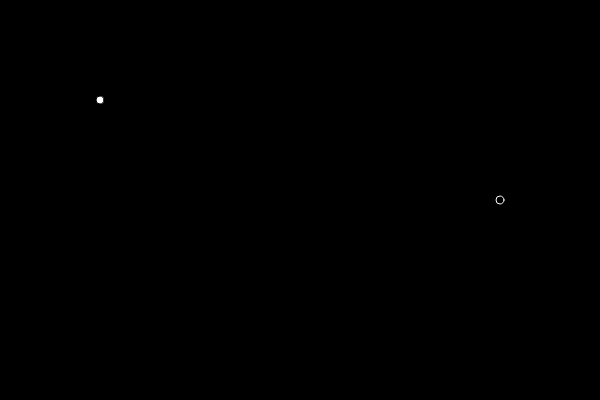
Frame 1 (no input)
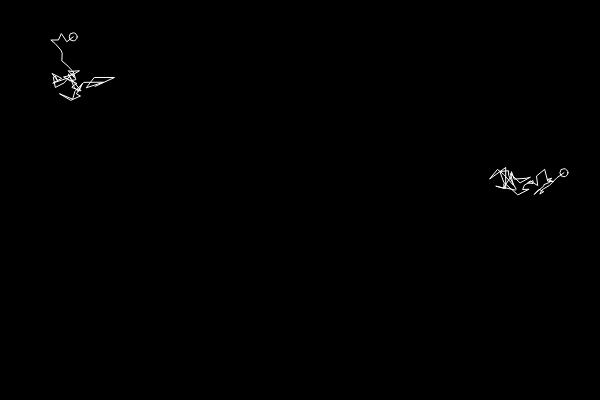
Frame 60 (no input)
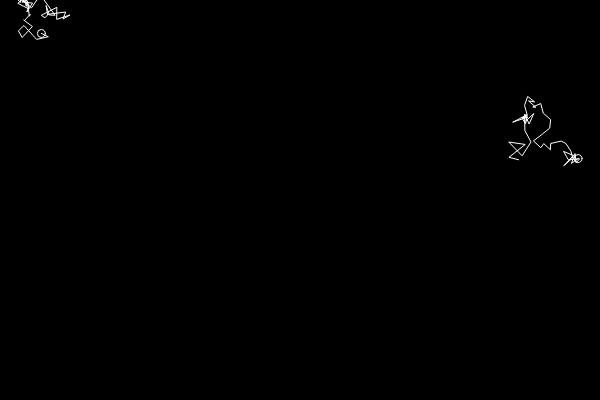
Frame 120 (the mouse pressed at the canvas centre since frame 60)

The p5.js sketch that drew these frames (run headless with seeded random() and noise() and a simulated clock; from frame 60 on, the mouse is pressed at the canvas centre):

// p5.js sketch
// ── sketch.js
var p1;
var p2;

function setup() {
  createCanvas(600,400);
  p1 = new Particle(100,100);
  p2 = new Particle(500,200);
}

function draw() {
  background(0);
  p1.display();
  p1.move();
  p2.display();
  p2.move();
}

// ── particle.js

function Particle(tempX, tempY) {
  this.pos = {
    x: tempX,
    y: tempY
  }
  this.history = [];
  

  this.display = function() {
    ellipse(this.pos.x, this.pos.y, 8, 8);
    noFill();
    stroke(255);
    beginShape();
    for (var i = 0; i < this.history.length; i++) {
      var p = this.history[i];
      vertex(p.x,p.y); 
      p.x += random(-1,1);
      p.y += random(-1,1);
    }
    endShape();
  }

  this.move = function() {
    var pcopy = Object.create(this.pos);
    this.history.push(pcopy);
    this.pos.x += random(-10, 10);
    this.pos.y += random(-10, 10);
    
    if (this.history.length > 50) {
      this.history.splice(0,1); 
    }
  }
}
